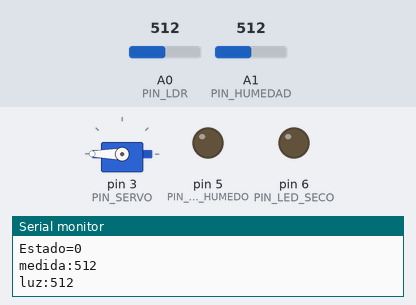
Bench run of a sketch on a simulated Arduino Uno, built with avr-gcc and run on an emulated ATmega328P. On the bench: servo, output pins drawn as LEDs (lit = HIGH), the last lines printed to the serial monitor. Inputs (shaded band) come from the test bench; at power-on: A1 (PIN_HUMEDAD) = 512, A0 (PIN_LDR) = 512.

Above: at 1.2 s.
1.3 s: A1 (PIN_HUMEDAD) set to 78
3.5 s: A1 (PIN_HUMEDAD) set to 65
At 4.7 s:
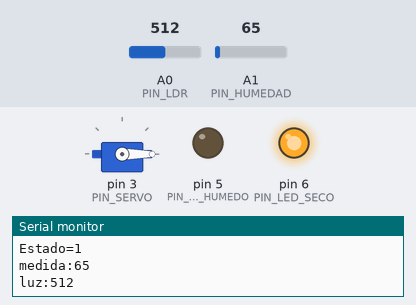
5.0 s: A1 (PIN_HUMEDAD) set to 90
6.5 s: A1 (PIN_HUMEDAD) set to 105
At 7.3 s:
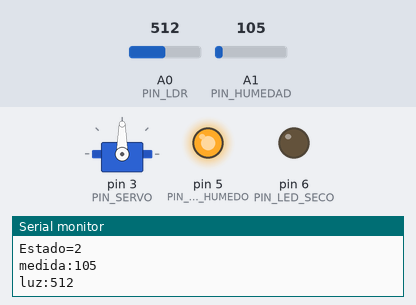
8.0 s: A1 (PIN_HUMEDAD) set to 60
At 8.5 s:
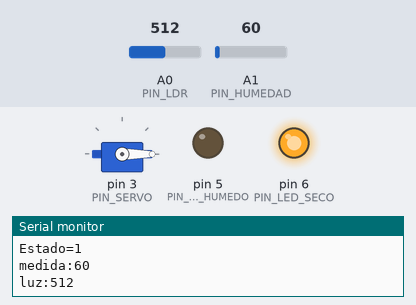
Timing chart, 0 to 10.5 s (numbered marks = the images above; inputs shaded):
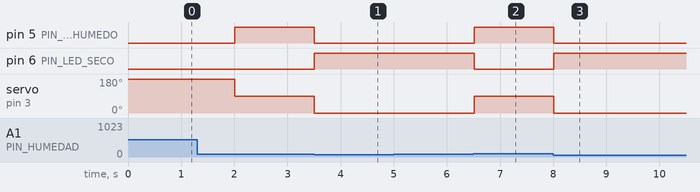

Measured:
- the behaviour switches between 71 and 70 on A1 (PIN_HUMEDAD) (found by bisection; images 0 and 1)
- the behaviour switches between 99 and 100 on A1 (PIN_HUMEDAD) (found by bisection; images 1 and 2)
- after the input at 3.5 s, pin 5 (PIN_LED_HUMEDO): HIGH → LOW at once; pin 6 (PIN_LED_SECO): LOW → HIGH at once; servo on pin 3 (PIN_SERVO): 90° → 0° at once
- after the input at 6.5 s, pin 5 (PIN_LED_HUMEDO): LOW → HIGH at once; pin 6 (PIN_LED_SECO): HIGH → LOW at once; servo on pin 3 (PIN_SERVO): 0° → 90° at once
- after the input at 8.0 s, pin 5 (PIN_LED_HUMEDO): HIGH → LOW at once; pin 6 (PIN_LED_SECO): LOW → HIGH at once; servo on pin 3 (PIN_SERVO): 90° → 0° at once

The sketch:

control_invernadero.ino
```cpp
#include <Servo.h>

// Entradas actualizadas según el montaje físico.
const byte PIN_LDR = A0;
const byte PIN_HUMEDAD = A1;

// Salidas actualizadas.
const byte PIN_SERVO = 3;
const byte PIN_LED_HUMEDO = 5;
const byte PIN_LED_SECO = 6;

// Deben ajustarse luego de medir el sensor en tierra seca y húmeda.
// En este montaje una lectura baja representa tierra seca.
const int UMBRAL_SECO = 70;
const int UMBRAL_HUMEDO = 100;
const unsigned long ESPERA_CONFIG_MS = 2000;
const unsigned long INTERVALO_REPORTE_MS = 1000;

const byte SERVO_CONFIG = 180;
const byte SERVO_RIEGO_ABIERTO = 0;
const byte SERVO_RIEGO_CERRADO = 90;

enum Estado {
  CONFIGURACION = 0,
  TIERRA_SECA = 1,
  TIERRA_HUMEDA = 2
};

Servo miMotor;
Estado estado = CONFIGURACION;
unsigned long inicioEstado = 0;
unsigned long ultimoReporte = 0;

void setup() {
  Serial.begin(9600);
  Serial.setTimeout(10);

  pinMode(PIN_LDR, INPUT);
  pinMode(PIN_HUMEDAD, INPUT);
  pinMode(PIN_LED_HUMEDO, OUTPUT);
  pinMode(PIN_LED_SECO, OUTPUT);

  miMotor.attach(PIN_SERVO);
  Serial.println("Conectados y listos");
  cambiarEstado(CONFIGURACION);
}

void loop() {
  leerComando();

  int humedad = analogRead(PIN_HUMEDAD);
  ejecutarEstado(humedad);
  reportarSensores(humedad);

  delay(100);
}

void leerComando() {
  if (!Serial.available()) return;

  String comando = Serial.readString();
  comando.trim();

  if (comando == "e0") cambiarEstado(CONFIGURACION);
  else if (comando == "e1") cambiarEstado(TIERRA_SECA);
  else if (comando == "e2") cambiarEstado(TIERRA_HUMEDA);
}

void ejecutarEstado(int humedad) {
  if (estado == CONFIGURACION) {
    if (millis() - inicioEstado < ESPERA_CONFIG_MS) return;

    if (humedad <= UMBRAL_SECO) cambiarEstado(TIERRA_SECA);
    else cambiarEstado(TIERRA_HUMEDA);
    return;
  }

  // Histéresis: evita cambios continuos cuando la lectura ronda el límite.
  if (estado == TIERRA_SECA && humedad >= UMBRAL_HUMEDO) {
    cambiarEstado(TIERRA_HUMEDA);
  } else if (estado == TIERRA_HUMEDA && humedad <= UMBRAL_SECO) {
    cambiarEstado(TIERRA_SECA);
  }
}

void cambiarEstado(Estado nuevoEstado) {
  estado = nuevoEstado;
  inicioEstado = millis();

  digitalWrite(PIN_LED_SECO, estado == TIERRA_SECA ? HIGH : LOW);
  digitalWrite(PIN_LED_HUMEDO, estado == TIERRA_HUMEDA ? HIGH : LOW);

  if (estado == CONFIGURACION) miMotor.write(SERVO_CONFIG);
  else if (estado == TIERRA_SECA) miMotor.write(SERVO_RIEGO_ABIERTO);
  else miMotor.write(SERVO_RIEGO_CERRADO);

  // Formato que interpreta conectar-hardware.php.
  Serial.print("Estado=");
  Serial.println((int)estado);
}

void reportarSensores(int humedad) {
  if (millis() - ultimoReporte < INTERVALO_REPORTE_MS) return;
  ultimoReporte = millis();

  // El dashboard reconoce la etiqueta "medida:".
  Serial.print("medida:");
  Serial.println(humedad);

  Serial.print("luz:");
  Serial.println(analogRead(PIN_LDR));
}
```
